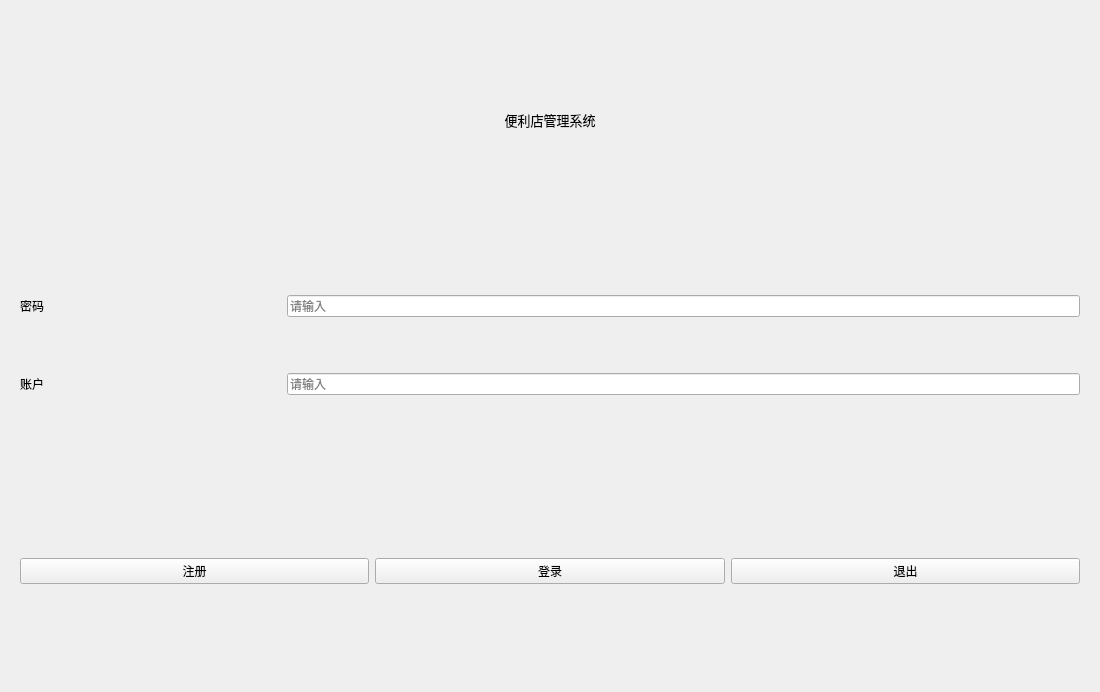
<?xml version="1.0" encoding="UTF-8"?>
<ui version="4.0">
 <class>login</class>
 <widget class="QWidget" name="login">
  <property name="geometry">
   <rect>
    <x>0</x>
    <y>0</y>
    <width>1100</width>
    <height>692</height>
   </rect>
  </property>
  <property name="windowTitle">
   <string>登录</string>
  </property>
  <property name="windowIcon">
   <iconset>
    <normaloff>icon.jpg</normaloff>icon.jpg</iconset>
  </property>
  <property name="styleSheet">
   <string notr="true">font: 11pt &quot;Agency FB&quot;;</string>
  </property>
  <layout class="QGridLayout" name="gridLayout">
   <item row="1" column="0">
    <widget class="QWidget" name="widget_2" native="true">
     <layout class="QGridLayout" name="gridLayout_3">
      <item row="6" column="0">
       <widget class="QLabel" name="user_text">
        <property name="text">
         <string>账户</string>
        </property>
       </widget>
      </item>
      <item row="6" column="1" colspan="3">
       <widget class="QLineEdit" name="user_input">
        <property name="placeholderText">
         <string notr="true">请输入</string>
        </property>
       </widget>
      </item>
      <item row="2" column="1" colspan="3">
       <widget class="QLineEdit" name="password_input">
        <property name="text">
         <string/>
        </property>
        <property name="echoMode">
         <enum>QLineEdit::PasswordEchoOnEdit</enum>
        </property>
        <property name="placeholderText">
         <string notr="true">请输入</string>
        </property>
       </widget>
      </item>
      <item row="2" column="0">
       <widget class="QLabel" name="passwprd_text">
        <property name="text">
         <string>密码</string>
        </property>
       </widget>
      </item>
     </layout>
    </widget>
   </item>
   <item row="2" column="0">
    <widget class="QWidget" name="widget" native="true">
     <layout class="QGridLayout" name="gridLayout_2">
      <item row="1" column="1">
       <widget class="QPushButton" name="btn_login">
        <property name="text">
         <string>登录</string>
        </property>
       </widget>
      </item>
      <item row="1" column="0">
       <widget class="QPushButton" name="btn_register">
        <property name="text">
         <string>注册</string>
        </property>
       </widget>
      </item>
      <item row="1" column="2">
       <widget class="QPushButton" name="btn_exit">
        <property name="text">
         <string>退出</string>
        </property>
       </widget>
      </item>
     </layout>
    </widget>
   </item>
   <item row="0" column="0">
    <widget class="QLabel" name="title">
     <property name="sizePolicy">
      <sizepolicy hsizetype="Minimum" vsizetype="Preferred">
       <horstretch>0</horstretch>
       <verstretch>0</verstretch>
      </sizepolicy>
     </property>
     <property name="font">
      <font>
       <family>Agency FB</family>
       <pointsize>11</pointsize>
       <weight>50</weight>
       <italic>false</italic>
       <bold>false</bold>
      </font>
     </property>
     <property name="text">
      <string>&lt;html&gt;&lt;head/&gt;&lt;body&gt;&lt;p align=&quot;center&quot;&gt;&lt;span style=&quot; font-size:10pt;&quot;&gt;便利店管理系统&lt;/span&gt;&lt;/p&gt;&lt;/body&gt;&lt;/html&gt;</string>
     </property>
     <property name="textFormat">
      <enum>Qt::AutoText</enum>
     </property>
     <property name="alignment">
      <set>Qt::AlignCenter</set>
     </property>
    </widget>
   </item>
  </layout>
 </widget>
 <resources/>
 <connections/>
</ui>
